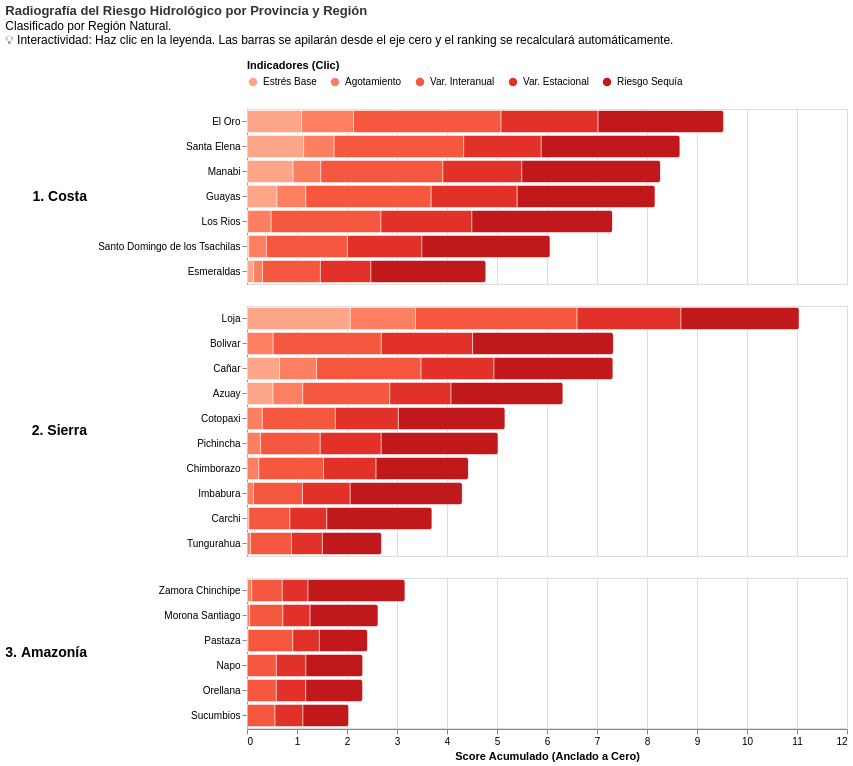

The code cell stored with this chart in its notebook:
### Markdown cell above
## **Visualización**

### Code cell
# 5. Visualización Interactiva con Filtro Base Cero
seleccion_indicador = alt.selection_point(fields=['Indicador'], bind='legend')

# Construimos la base de las barras
bars_hidro = alt.Chart(df_hidro_melt).mark_bar(
    cornerRadiusEnd=3, 
    stroke='white',    
    strokeWidth=0.5
).encode(
    x=alt.X('sum(Score):Q', title='Score Acumulado (Anclado a Cero)'),
    
    # IMPORTANTE: El sort se recalculará de forma dinámica al filtrar
    y=alt.Y('name_1:N', sort=alt.EncodingSortField(field='Score', op='sum', order='descending'), title=None),
    
    # IMPORTANTE: Fijamos el 'domain' explícitamente usando la lista para que la leyenda no desaparezca
    color=alt.Color('Indicador:N', 
                    scale=alt.Scale(scheme='reds', domain=lista_indicadores),
                    legend=alt.Legend(title="Indicadores (Clic)", symbolType='circle', orient='top')),
    
    tooltip=[
        alt.Tooltip('name_1:N', title='Provincia'),
        alt.Tooltip('Indicador:N', title='Sub-indicador'),
        alt.Tooltip('Score:Q', title='Score', format='.2f')
    ]
).properties(
    width=600, 
    height=alt.Step(25) # Mantiene el grosor de la barra uniforme
).add_params(
    seleccion_indicador
).transform_filter(
    seleccion_indicador # <--- LA MAGIA: Esto hace que los datos no seleccionados se eliminen y las barras caigan a cero
)

# ENSAMBLAJE FINAL: Aplicar Facet por Región
grafico_facetado = bars_hidro.facet(
    row=alt.Row('Region:N', 
                title=None, 
                header=alt.Header(labelFontSize=14, labelFontWeight='bold', labelAngle=0, labelAlign='' \
                ''))
).resolve_scale(
    y='independent'
).properties(
    title=alt.TitleParams(
        text='Radiografía del Riesgo Hidrológico por Provincia y Región',
        subtitle=['Clasificado por Región Natural.', '💡 Interactividad: Haz clic en la leyenda. Las barras se apilarán desde el eje cero y el ranking se recalculará automáticamente.'],
        color='#333333',
        dy=-10
    )
)

grafico_facetado.show()

### Figure 1 — Vega-Lite specification as saved in the notebook (floating-point values rounded to 4 significant figures)
{"usermeta": {"embedOptions": {"theme": "fivethirtyeight"}}, "config": {"view": {"continuousWidth": 300, "continuousHeight": 300}}, "data": {"name": "data-433ae44a407522389e78a823bb7847ec"}, "facet": {"row": {"field": "Region", "header": {"labelAlign": "left", "labelAngle": 0, "labelFontSize": 14, "labelFontWeight": "bold"}, "title": null, "type": "nominal"}}, "spec": {"mark": {"type": "bar", "cornerRadiusEnd": 3, "stroke": "white", "strokeWidth": 0.5}, "encoding": {"color": {"field": "Indicador", "legend": {"orient": "top", "symbolType": "circle", "title": "Indicadores (Clic)"}, "scale": {"domain": ["Estrés Base", "Agotamiento", "Var. Interanual", "Var. Estacional", "Riesgo Sequía"], "scheme": "reds"}, "type": "nominal"}, "tooltip": [{"field": "name_1", "title": "Provincia", "type": "nominal"}, {"field": "Indicador", "title": "Sub-indicador", "type": "nominal"}, {"field": "Score", "format": ".2f", "title": "Score", "type": "quantitative"}], "x": {"aggregate": "sum", "field": "Score", "title": "Score Acumulado (Anclado a Cero)", "type": "quantitative"}, "y": {"field": "name_1", "sort": {"field": "Score", "op": "sum", "order": "descending"}, "title": null, "type": "nominal"}}, "height": {"step": 25}, "name": "view_86da521197a46dff_0", "transform": [{"filter": {"param": "param_8d08717005a3ad05"}}], "width": 600}, "params": [{"name": "param_8d08717005a3ad05", "select": {"type": "point", "fields": ["Indicador"]}, "bind": "legend", "views": ["view_86da521197a46dff_0"]}], "resolve": {"scale": {"y": "independent"}}, "title": {"text": "Radiografía del Riesgo Hidrológico por Provincia y Región", "color": "#333333", "dy": -10, "subtitle": ["Clasificado por Región Natural.", "💡 Interactividad: Haz clic en la leyenda. Las barras se apilarán desde el eje cero y el ranking se recalculará automáticamente."]}, "$schema": "https://vega.github.io/schema/vega-lite/v6.1.0.json", "datasets": {"data-433ae44a407522389e78a823bb7847ec": [{"name_1": "Azuay", "Region": "2. Sierra", "Riesgo_Hidrologico_total": 1.264, "Indicador": "Estrés Base", "Score": 0.5215}, {"name_1": "Bolivar", "Region": "2. Sierra", "Riesgo_Hidrologico_total": 1.466, "Indicador": "Estrés Base", "Score": 0.0}, {"name_1": "Carchi", "Region": "2. Sierra", "Riesgo_Hidrologico_total": 0.7403, "Indicador": "Estrés Base", "Score": 0.0}, {"name_1": "Cañar", "Region": "2. Sierra", "Riesgo_Hidrologico_total": 1.464, "Indicador": "Estrés Base", "Score": 0.6499}, {"name_1": "Chimborazo", "Region": "2. Sierra", "Riesgo_Hidrologico_total": 0.8859, "Indicador": "Estrés Base", "Score": 0.0002108}, {"name_1": "Cotopaxi", "Region": "2. Sierra", "Riesgo_Hidrologico_total": 1.032, "Indicador": "Estrés Base", "Score": 0.0}, {"name_1": "El Oro", "Region": "1. Costa", "Riesgo_Hidrologico_total": 1.907, "Indicador": "Estrés Base", "Score": 1.092}, {"name_1": "Esmeraldas", "Region": "1. Costa", "Riesgo_Hidrologico_total": 0.9558, "Indicador": "Estrés Base", "Score": 0.1323}, {"name_1": "Guayas", "Region": "1. Costa", "Riesgo_Hidrologico_total": 1.633, "Indicador": "Estrés Base", "Score": 0.6}, {"name_1": "Imbabura", "Region": "2. Sierra", "Riesgo_Hidrologico_total": 0.8616, "Indicador": "Estrés Base", "Score": 0.0}, {"name_1": "Loja", "Region": "2. Sierra", "Riesgo_Hidrologico_total": 2.209, "Indicador": "Estrés Base", "Score": 2.066}, {"name_1": "Los Rios", "Region": "1. Costa", "Riesgo_Hidrologico_total": 1.462, "Indicador": "Estrés Base", "Score": 0.01475}, {"name_1": "Manabi", "Region": "1. Costa", "Riesgo_Hidrologico_total": 1.654, "Indicador": "Estrés Base", "Score": 0.9219}, {"name_1": "Morona Santiago", "Region": "3. Amazonía", "Riesgo_Hidrologico_total": 0.5247, "Indicador": "Estrés Base", "Score": 4.508e-06}, {"name_1": "Napo", "Region": "3. Amazonía", "Riesgo_Hidrologico_total": 0.4635, "Indicador": "Estrés Base", "Score": 0.0}, {"name_1": "Orellana", "Region": "3. Amazonía", "Riesgo_Hidrologico_total": 0.463, "Indicador": "Estrés Base", "Score": 0.0}, {"name_1": "Pastaza", "Region": "3. Amazonía", "Riesgo_Hidrologico_total": 0.4825, "Indicador": "Estrés Base", "Score": 0.0}, {"name_1": "Pichincha", "Region": "2. Sierra", "Riesgo_Hidrologico_total": 1.005, "Indicador": "Estrés Base", "Score": 0.0}, {"name_1": "Santa Elena", "Region": "1. Costa", "Riesgo_Hidrologico_total": 1.732, "Indicador": "Estrés Base", "Score": 1.133}, {"name_1": "Santo Domingo de los Tsachilas", "Region": "1. Costa", "Riesgo_Hidrologico_total": 1.213, "Indicador": "Estrés Base", "Score": 0.0367}, {"name_1": "Sucumbios", "Region": "3. Amazonía", "Riesgo_Hidrologico_total": 0.4074, "Indicador": "Estrés Base", "Score": 0.0}, {"name_1": "Tungurahua", "Region": "2. Sierra", "Riesgo_Hidrologico_total": 0.5391, "Indicador": "Estrés Base", "Score": 0.0}, {"name_1": "Zamora Chinchipe", "Region": "3. Amazonía", "Riesgo_Hidrologico_total": 0.6324, "Indicador": "Estrés Base", "Score": 0.00515}, {"name_1": "Azuay", "Region": "2. Sierra", "Riesgo_Hidrologico_total": 1.264, "Indicador": "Agotamiento", "Score": 0.5948}, {"name_1": "Bolivar", "Region": "2. Sierra", "Riesgo_Hidrologico_total": 1.466, "Indicador": "Agotamiento", "Score": 0.5231}, {"name_1": "Carchi", "Region": "2. Sierra", "Riesgo_Hidrologico_total": 0.7403, "Indicador": "Agotamiento", "Score": 0.03643}, {"name_1": "Cañar", "Region": "2. Sierra", "Riesgo_Hidrologico_total": 1.464, "Indicador": "Agotamiento", "Score": 0.7423}, {"name_1": "Chimborazo", "Region": "2. Sierra", "Riesgo_Hidrologico_total": 0.8859, "Indicador": "Agotamiento", "Score": 0.2372}, {"name_1": "Cotopaxi", "Region": "2. Sierra", "Riesgo_Hidrologico_total": 1.032, "Indicador": "Agotamiento", "Score": 0.3053}, {"name_1": "El Oro", "Region": "1. Costa", "Riesgo_Hidrologico_total": 1.907, "Indicador": "Agotamiento", "Score": 1.039}, {"name_1": "Esmeraldas", "Region": "1. Costa", "Riesgo_Hidrologico_total": 0.9558, "Indicador": "Agotamiento", "Score": 0.1781}, {"name_1": "Guayas", "Region": "1. Costa", "Riesgo_Hidrologico_total": 1.633, "Indicador": "Agotamiento", "Score": 0.576}, {"name_1": "Imbabura", "Region": "2. Sierra", "Riesgo_Hidrologico_total": 0.8616, "Indicador": "Agotamiento", "Score": 0.1291}, {"name_1": "Loja", "Region": "2. Sierra", "Riesgo_Hidrologico_total": 2.209, "Indicador": "Agotamiento", "Score": 1.305}, {"name_1": "Los Rios", "Region": "1. Costa", "Riesgo_Hidrologico_total": 1.462, "Indicador": "Agotamiento", "Score": 0.468}, {"name_1": "Manabi", "Region": "1. Costa", "Riesgo_Hidrologico_total": 1.654, "Indicador": "Agotamiento", "Score": 0.5552}, {"name_1": "Morona Santiago", "Region": "3. Amazonía", "Riesgo_Hidrologico_total": 0.5247, "Indicador": "Agotamiento", "Score": 0.05287}, {"name_1": "Napo", "Region": "3. Amazonía", "Riesgo_Hidrologico_total": 0.4635, "Indicador": "Agotamiento", "Score": 0.001995}, {"name_1": "Orellana", "Region": "3. Amazonía", "Riesgo_Hidrologico_total": 0.463, "Indicador": "Agotamiento", "Score": 0.001753}, {"name_1": "Pastaza", "Region": "3. Amazonía", "Riesgo_Hidrologico_total": 0.4825, "Indicador": "Agotamiento", "Score": 0.02099}, {"name_1": "Pichincha", "Region": "2. Sierra", "Riesgo_Hidrologico_total": 1.005, "Indicador": "Agotamiento", "Score": 0.2717}, {"name_1": "Santa Elena", "Region": "1. Costa", "Riesgo_Hidrologico_total": 1.732, "Indicador": "Agotamiento", "Score": 0.609}, {"name_1": "Santo Domingo de los Tsachilas", "Region": "1. Costa", "Riesgo_Hidrologico_total": 1.213, "Indicador": "Agotamiento", "Score": 0.3517}, {"name_1": "Sucumbios", "Region": "3. Amazonía", "Riesgo_Hidrologico_total": 0.4074, "Indicador": "Agotamiento", "Score": 0.001434}, {"name_1": "Tungurahua", "Region": "2. Sierra", "Riesgo_Hidrologico_total": 0.5391, "Indicador": "Agotamiento", "Score": 0.07025}, {"name_1": "Zamora Chinchipe", "Region": "3. Amazonía", "Riesgo_Hidrologico_total": 0.6324, "Indicador": "Agotamiento", "Score": 0.08928}, {"name_1": "Azuay", "Region": "2. Sierra", "Riesgo_Hidrologico_total": 1.264, "Indicador": "Var. Interanual", "Score": 1.74}, {"name_1": "Bolivar", "Region": "2. Sierra", "Riesgo_Hidrologico_total": 1.466, "Indicador": "Var. Interanual", "Score": 2.164}, {"name_1": "Carchi", "Region": "2. Sierra", "Riesgo_Hidrologico_total": 0.7403, "Indicador": "Var. Interanual", "Score": 0.822}, {"name_1": "Cañar", "Region": "2. Sierra", "Riesgo_Hidrologico_total": 1.464, "Indicador": "Var. Interanual", "Score": 2.089}, {"name_1": "Chimborazo", "Region": "2. Sierra", "Riesgo_Hidrologico_total": 0.8859, "Indicador": "Var. Interanual", "Score": 1.293}, {"name_1": "Cotopaxi", "Region": "2. Sierra", "Riesgo_Hidrologico_total": 1.032, "Indicador": "Var. Interanual", "Score": 1.463}, {"name_1": "El Oro", "Region": "1. Costa", "Riesgo_Hidrologico_total": 1.907, "Indicador": "Var. Interanual", "Score": 2.95}, {"name_1": "Esmeraldas", "Region": "1. Costa", "Riesgo_Hidrologico_total": 0.9558, "Indicador": "Var. Interanual", "Score": 1.158}, {"name_1": "Guayas", "Region": "1. Costa", "Riesgo_Hidrologico_total": 1.633, "Indicador": "Var. Interanual", "Score": 2.507}, {"name_1": "Imbabura", "Region": "2. Sierra", "Riesgo_Hidrologico_total": 0.8616, "Indicador": "Var. Interanual", "Score": 0.9802}, {"name_1": "Loja", "Region": "2. Sierra", "Riesgo_Hidrologico_total": 2.209, "Indicador": "Var. Interanual", "Score": 3.231}, {"name_1": "Los Rios", "Region": "1. Costa", "Riesgo_Hidrologico_total": 1.462, "Indicador": "Var. Interanual", "Score": 2.197}, {"name_1": "Manabi", "Region": "1. Costa", "Riesgo_Hidrologico_total": 1.654, "Indicador": "Var. Interanual", "Score": 2.44}, {"name_1": "Morona Santiago", "Region": "3. Amazonía", "Riesgo_Hidrologico_total": 0.5247, "Indicador": "Var. Interanual", "Score": 0.6658}, {"name_1": "Napo", "Region": "3. Amazonía", "Riesgo_Hidrologico_total": 0.4635, "Indicador": "Var. Interanual", "Score": 0.5857}, {"name_1": "Orellana", "Region": "3. Amazonía", "Riesgo_Hidrologico_total": 0.463, "Indicador": "Var. Interanual", "Score": 0.5851}, {"name_1": "Pastaza", "Region": "3. Amazonía", "Riesgo_Hidrologico_total": 0.4825, "Indicador": "Var. Interanual", "Score": 0.895}, {"name_1": "Pichincha", "Region": "2. Sierra", "Riesgo_Hidrologico_total": 1.005, "Indicador": "Var. Interanual", "Score": 1.193}, {"name_1": "Santa Elena", "Region": "1. Costa", "Riesgo_Hidrologico_total": 1.732, "Indicador": "Var. Interanual", "Score": 2.592}, {"name_1": "Santo Domingo de los Tsachilas", "Region": "1. Costa", "Riesgo_Hidrologico_total": 1.213, "Indicador": "Var. Interanual", "Score": 1.62}, {"name_1": "Sucumbios", "Region": "3. Amazonía", "Riesgo_Hidrologico_total": 0.4074, "Indicador": "Var. Interanual", "Score": 0.5581}, {"name_1": "Tungurahua", "Region": "2. Sierra", "Riesgo_Hidrologico_total": 0.5391, "Indicador": "Var. Interanual", "Score": 0.819}, {"name_1": "Zamora Chinchipe", "Region": "3. Amazonía", "Riesgo_Hidrologico_total": 0.6324, "Indicador": "Var. Interanual", "Score": 0.6115}, {"name_1": "Azuay", "Region": "2. Sierra", "Riesgo_Hidrologico_total": 1.264, "Indicador": "Var. Estacional", "Score": 1.225}, {"name_1": "Bolivar", "Region": "2. Sierra", "Riesgo_Hidrologico_total": 1.466, "Indicador": "Var. Estacional", "Score": 1.826}, {"name_1": "Carchi", "Region": "2. Sierra", "Riesgo_Hidrologico_total": 0.7403, "Indicador": "Var. Estacional", "Score": 0.7378}, {"name_1": "Cañar", "Region": "2. Sierra", "Riesgo_Hidrologico_total": 1.464, "Indicador": "Var. Estacional", "Score": 1.459}, {"name_1": "Chimborazo", "Region": "2. Sierra", "Riesgo_Hidrologico_total": 0.8859, "Indicador": "Var. Estacional", "Score": 1.051}, {"name_1": "Cotopaxi", "Region": "2. Sierra", "Riesgo_Hidrologico_total": 1.032, "Indicador": "Var. Estacional", "Score": 1.26}, {"name_1": "El Oro", "Region": "1. Costa", "Riesgo_Hidrologico_total": 1.907, "Indicador": "Var. Estacional", "Score": 1.941}, {"name_1": "Esmeraldas", "Region": "1. Costa", "Riesgo_Hidrologico_total": 0.9558, "Indicador": "Var. Estacional", "Score": 1.011}, {"name_1": "Guayas", "Region": "1. Costa", "Riesgo_Hidrologico_total": 1.633, "Indicador": "Var. Estacional", "Score": 1.721}, {"name_1": "Imbabura", "Region": "2. Sierra", "Riesgo_Hidrologico_total": 0.8616, "Indicador": "Var. Estacional", "Score": 0.9546}, {"name_1": "Loja", "Region": "2. Sierra", "Riesgo_Hidrologico_total": 2.209, "Indicador": "Var. Estacional", "Score": 2.077}, {"name_1": "Los Rios", "Region": "1. Costa", "Riesgo_Hidrologico_total": 1.462, "Indicador": "Var. Estacional", "Score": 1.818}, {"name_1": "Manabi", "Region": "1. Costa", "Riesgo_Hidrologico_total": 1.654, "Indicador": "Var. Estacional", "Score": 1.58}, {"name_1": "Morona Santiago", "Region": "3. Amazonía", "Riesgo_Hidrologico_total": 0.5247, "Indicador": "Var. Estacional", "Score": 0.5435}, {"name_1": "Napo", "Region": "3. Amazonía", "Riesgo_Hidrologico_total": 0.4635, "Indicador": "Var. Estacional", "Score": 0.59}, {"name_1": "Orellana", "Region": "3. Amazonía", "Riesgo_Hidrologico_total": 0.463, "Indicador": "Var. Estacional", "Score": 0.5895}, {"name_1": "Pastaza", "Region": "3. Amazonía", "Riesgo_Hidrologico_total": 0.4825, "Indicador": "Var. Estacional", "Score": 0.5315}, {"name_1": "Pichincha", "Region": "2. Sierra", "Riesgo_Hidrologico_total": 1.005, "Indicador": "Var. Estacional", "Score": 1.22}, {"name_1": "Santa Elena", "Region": "1. Costa", "Riesgo_Hidrologico_total": 1.732, "Indicador": "Var. Estacional", "Score": 1.551}, {"name_1": "Santo Domingo de los Tsachilas", "Region": "1. Costa", "Riesgo_Hidrologico_total": 1.213, "Indicador": "Var. Estacional", "Score": 1.49}, {"name_1": "Sucumbios", "Region": "3. Amazonía", "Riesgo_Hidrologico_total": 0.4074, "Indicador": "Var. Estacional", "Score": 0.5595}, {"name_1": "Tungurahua", "Region": "2. Sierra", "Riesgo_Hidrologico_total": 0.5391, "Indicador": "Var. Estacional", "Score": 0.6187}, {"name_1": "Zamora Chinchipe", "Region": "3. Amazonía", "Riesgo_Hidrologico_total": 0.6324, "Indicador": "Var. Estacional", "Score": 0.5151}, {"name_1": "Azuay", "Region": "2. Sierra", "Riesgo_Hidrologico_total": 1.264, "Indicador": "Riesgo Sequía", "Score": 2.24}, {"name_1": "Bolivar", "Region": "2. Sierra", "Riesgo_Hidrologico_total": 1.466, "Indicador": "Riesgo Sequía", "Score": 2.817}, {"name_1": "Carchi", "Region": "2. Sierra", "Riesgo_Hidrologico_total": 0.7403, "Indicador": "Riesgo Sequía", "Score": 2.105}, {"name_1": "Cañar", "Region": "2. Sierra", "Riesgo_Hidrologico_total": 1.464, "Indicador": "Riesgo Sequía", "Score": 2.38}, {"name_1": "Chimborazo", "Region": "2. Sierra", "Riesgo_Hidrologico_total": 0.8859, "Indicador": "Riesgo Sequía", "Score": 1.848}, {"name_1": "Cotopaxi", "Region": "2. Sierra", "Riesgo_Hidrologico_total": 1.032, "Indicador": "Riesgo Sequía", "Score": 2.134}, {"name_1": "El Oro", "Region": "1. Costa", "Riesgo_Hidrologico_total": 1.907, "Indicador": "Riesgo Sequía", "Score": 2.513}, {"name_1": "Esmeraldas", "Region": "1. Costa", "Riesgo_Hidrologico_total": 0.9558, "Indicador": "Riesgo Sequía", "Score": 2.3}, {"name_1": "Guayas", "Region": "1. Costa", "Riesgo_Hidrologico_total": 1.633, "Indicador": "Riesgo Sequía", "Score": 2.759}, {"name_1": "Imbabura", "Region": "2. Sierra", "Riesgo_Hidrologico_total": 0.8616, "Indicador": "Riesgo Sequía", "Score": 2.244}, {"name_1": "Loja", "Region": "2. Sierra", "Riesgo_Hidrologico_total": 2.209, "Indicador": "Riesgo Sequía", "Score": 2.366}, {"name_1": "Los Rios", "Region": "1. Costa", "Riesgo_Hidrologico_total": 1.462, "Indicador": "Riesgo Sequía", "Score": 2.815}, {"name_1": "Manabi", "Region": "1. Costa", "Riesgo_Hidrologico_total": 1.654, "Indicador": "Riesgo Sequía", "Score": 2.774}, {"name_1": "Morona Santiago", "Region": "3. Amazonía", "Riesgo_Hidrologico_total": 0.5247, "Indicador": "Riesgo Sequía", "Score": 1.361}, {"name_1": "Napo", "Region": "3. Amazonía", "Riesgo_Hidrologico_total": 0.4635, "Indicador": "Riesgo Sequía", "Score": 1.14}, {"name_1": "Orellana", "Region": "3. Amazonía", "Riesgo_Hidrologico_total": 0.463, "Indicador": "Riesgo Sequía", "Score": 1.139}, {"name_1": "Pastaza", "Region": "3. Amazonía", "Riesgo_Hidrologico_total": 0.4825, "Indicador": "Riesgo Sequía", "Score": 0.965}, {"name_1": "Pichincha", "Region": "2. Sierra", "Riesgo_Hidrologico_total": 1.005, "Indicador": "Riesgo Sequía", "Score": 2.339}, {"name_1": "Santa Elena", "Region": "1. Costa", "Riesgo_Hidrologico_total": 1.732, "Indicador": "Riesgo Sequía", "Score": 2.776}, {"name_1": "Santo Domingo de los Tsachilas", "Region": "1. Costa", "Riesgo_Hidrologico_total": 1.213, "Indicador": "Riesgo Sequía", "Score": 2.565}, {"name_1": "Sucumbios", "Region": "3. Amazonía", "Riesgo_Hidrologico_total": 0.4074, "Indicador": "Riesgo Sequía", "Score": 0.9179}, {"name_1": "Tungurahua", "Region": "2. Sierra", "Riesgo_Hidrologico_total": 0.5391, "Indicador": "Riesgo Sequía", "Score": 1.187}, {"name_1": "Zamora Chinchipe", "Region": "3. Amazonía", "Riesgo_Hidrologico_total": 0.6324, "Indicador": "Riesgo Sequía", "Score": 1.941}]}}
